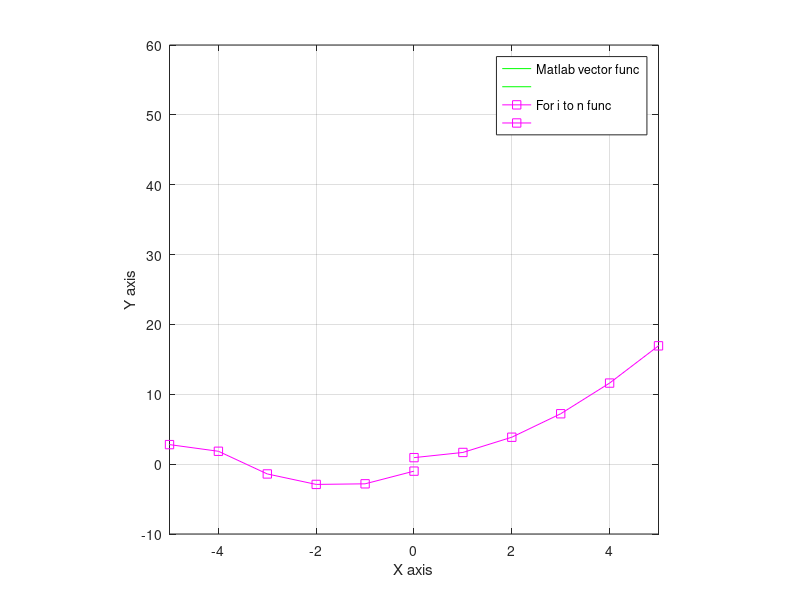

The MATLAB script that drew this image:
%ex. 1
x = -3:0.0001:3;
y1 = exp(x);
y2 = x.^2;
y3 = x;
plot(x, y1, '-r', x, y3, '-b', x, y2, '-g');
legend('y = e^x', 'y = x', 'y = x^2');
axis square;
grid on;
str = input('Input anything to close exercise 1');
clf;

%ex. 2
x = 0; x1 = 0; x2 = -10:0.000001:0; x3 = 0:0.000001:10;
y = 0; y1 = 0; y2 = 0; y3 = 0;
for i = 1:11 %11 because x<=0
x(i)= -11+i;
end
for i = 1:11
x1(i) = -1+i;
end
y = 3 .* sin(x)-cos(x).^2; y2 = 3 .* sin(x2)-cos(x2).^2;
y1 = (3.*(1+x1.^2).^1/2)./(log(x1 + 5)); y3 = (3.*(1+x3.^2).^1/2)./(log(x3 + 5));
plot(x2, y2, '-g', x3, y3, '-g', x, y, '-sm', x1, y1, '-sm');
legend('Matlab vector func','','For i to n func','');
axis square;
grid on;
xlim([-5, 5]);
xlabel('X axis');
ylabel('Y axis');